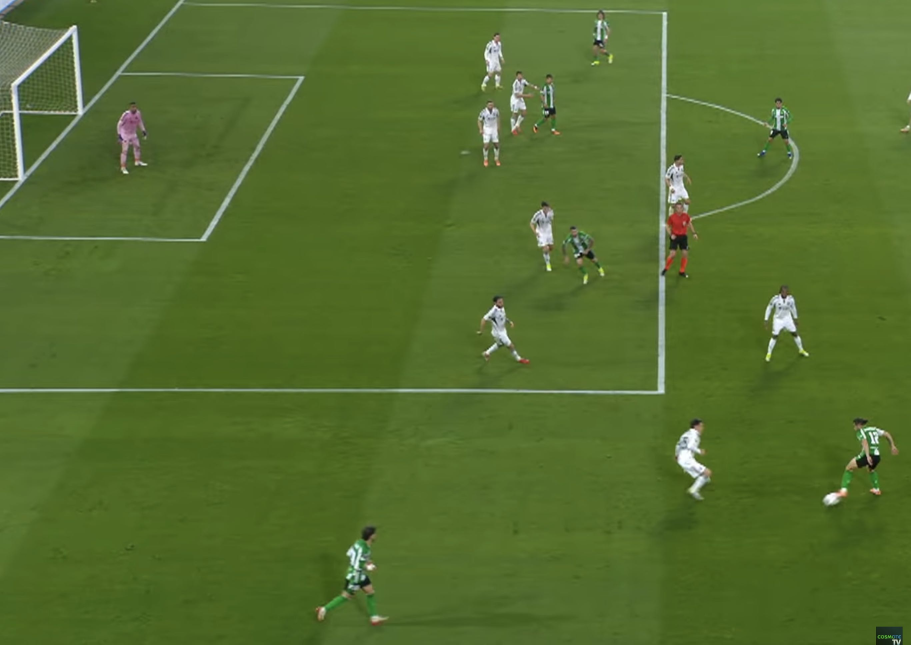
#> input picture cases/03_real_betis_vs_panathinaikos_2025/Input/frame_5.jpg, 2732 x 1934 px (shown at 1/3 size)
$ python main.py
#> lines starting #> are read from the running program, lines starting #| are printed output that depends on the picture; after the words box and inside, x2 and y2 are one past the last pixel; in counts of white or black regions, pixels touching at a corner belong together
#> in main_pipeline, original_img is the input picture: shape (1934, 2732, 3); mean B, G, R 46.3, 109.2, 84.7
import cv2
import numpy as np
import math
from ultralytics import YOLO

# [11 lines left out: function draw_triangle, not called in this run]


class PitchLineDetector:
    def __init__(self):
        self.lower_green = np.array([30, 40, 40])
        self.upper_green = np.array([85, 255, 255])
        self.lower_white = np.array([0, 0, 160])
        self.upper_white = np.array([180, 80, 255])

    def process(self, img):
        processed_img = img.copy()
        img_height, img_width = img.shape[:2]

        # 1. FIELD MASK
        hsv = cv2.cvtColor(img, cv2.COLOR_BGR2HSV)
#> hsv: shape (1934, 2732, 3); mean H, S, V 42.5, 151, 109.5
        green_mask = cv2.inRange(hsv, self.lower_green, self.upper_green)
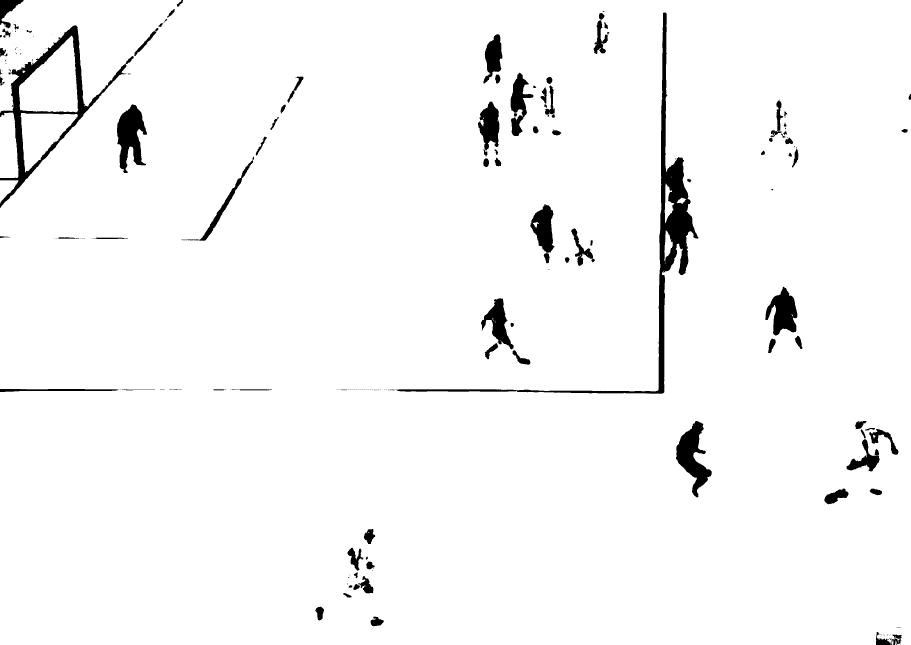
#> green_mask: shape (1934, 2732) (shown at 1/3 size); 96.9% white; 292 black regions (189 under 20 px), largest, box (x1, y1, x2, y2) and area: (1186, 37, 2095, 1181) 38591, (0, 76, 401, 624) 23747, (2028, 1263, 2135, 1492) 10666
        green_mask = cv2.dilate(green_mask, np.ones((5, 5), np.uint8))
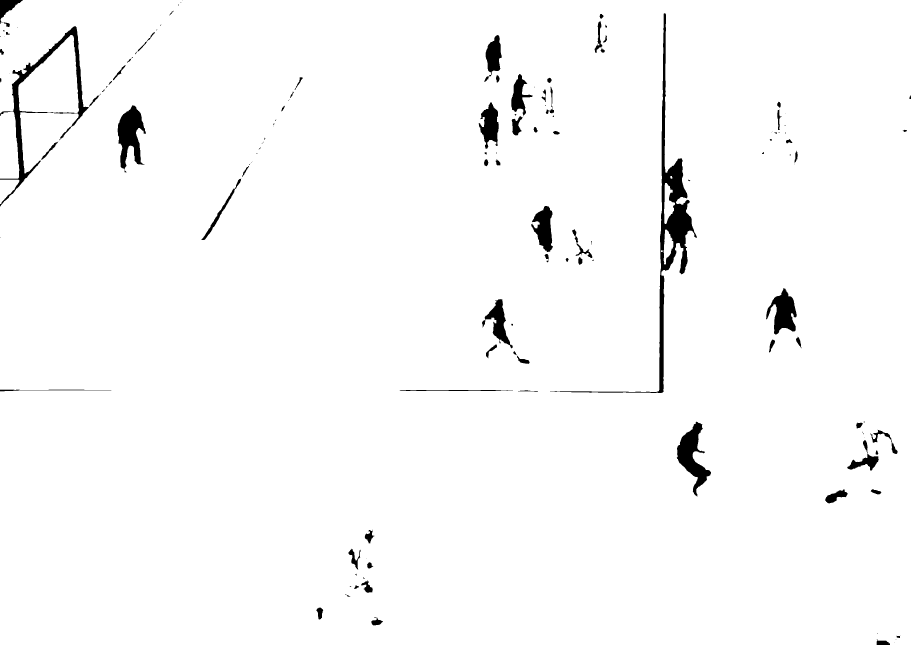
#> green_mask: shape (1934, 2732) (shown at 1/3 size); 97.9% white; 134 black regions (54 under 20 px), largest, box (x1, y1, x2, y2) and area: (1650, 40, 2091, 1179) 26813, (0, 79, 302, 620) 14432, (2030, 1265, 2133, 1490) 8968

        # 2. WHITE DETECTION
        mask_white = cv2.inRange(hsv, self.lower_white, self.upper_white)
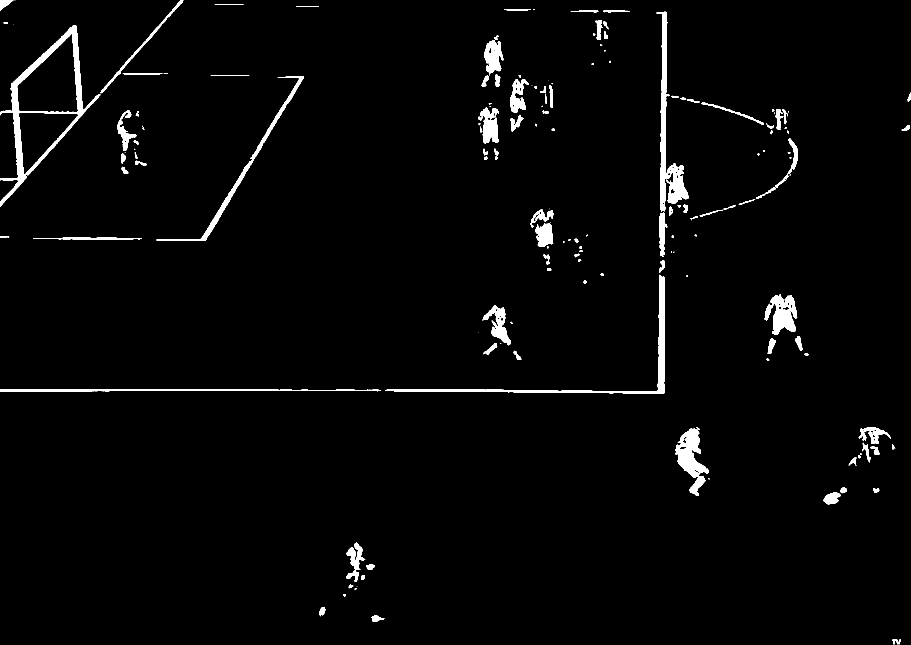
#> mask_white: shape (1934, 2732) (shown at 1/3 size); 2.3% white; 171 white regions (42 under 20 px), largest, box (x1, y1, x2, y2) and area: (0, 76, 301, 620) 18139, (1969, 35, 2066, 636) 12947, (1155, 824, 1995, 1182) 11291
        final_mask = cv2.bitwise_and(mask_white, mask_white, mask=green_mask)
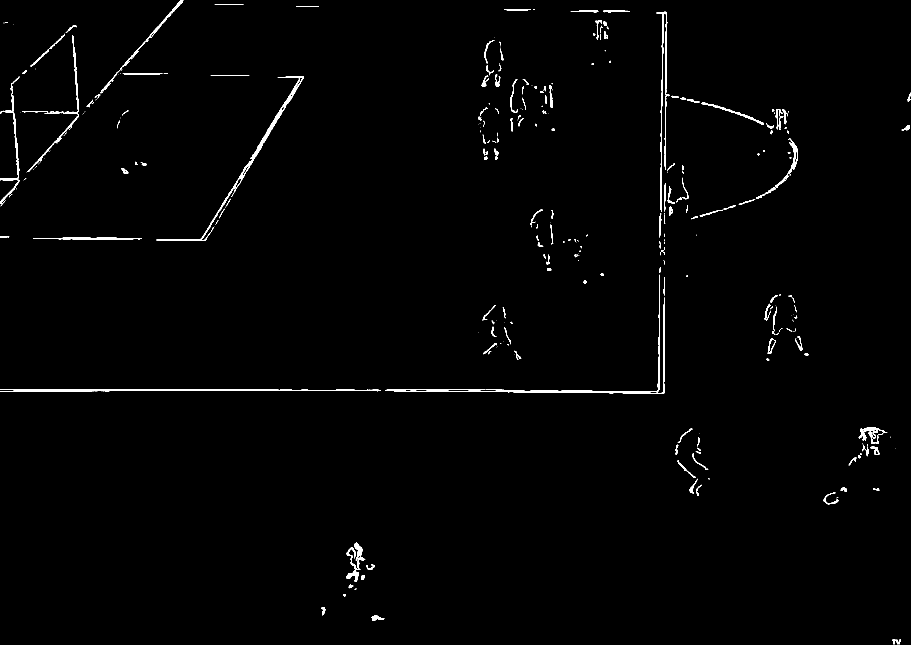
#> final_mask: shape (1934, 2732) (shown at 1/3 size); 0.92% white; 329 white regions (134 under 20 px), largest, box (x1, y1, x2, y2) and area: (1155, 824, 1994, 1182) 4963, (469, 229, 912, 723) 4825, (0, 1167, 1142, 1176) 3762
        blurred_mask = cv2.GaussianBlur(final_mask, (3, 3), 0)
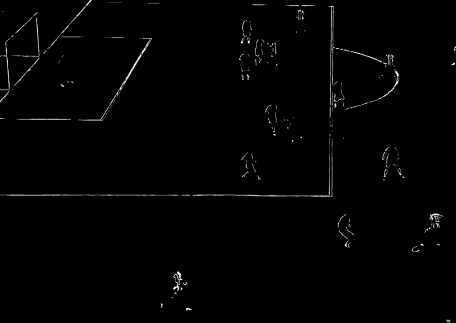
#> blurred_mask: shape (1934, 2732) (shown at 1/6 size); min 0, max 255, mean 2.3

        # 3. HOUGH TRANSFORM
        edges = cv2.Canny(blurred_mask, 50, 150)
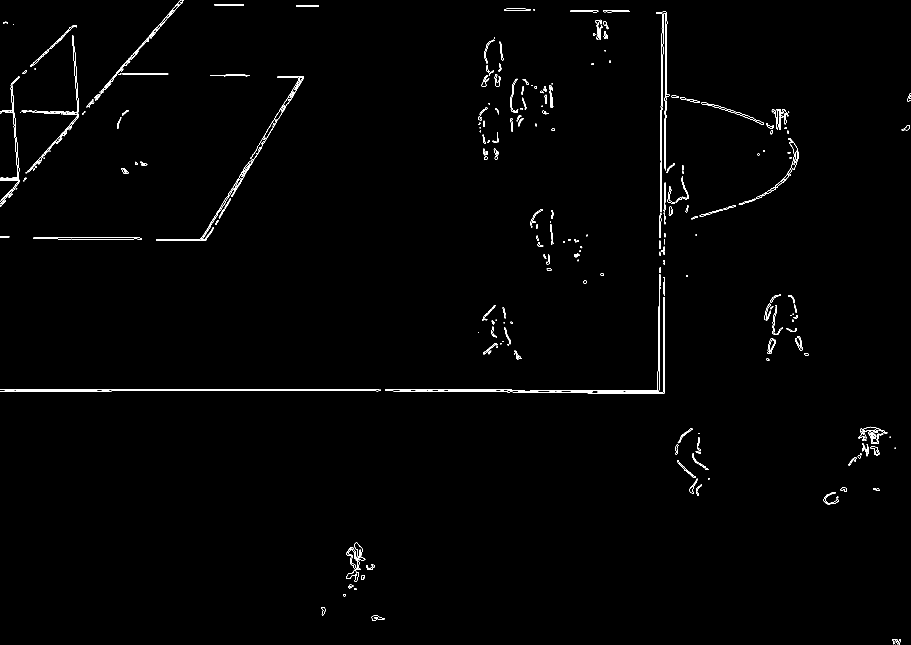
#> edges: shape (1934, 2732) (shown at 1/3 size); 0.63% white in thin lines or dots
        raw_lines = cv2.HoughLinesP(edges, 1, np.pi/180, threshold=40, minLineLength=50, maxLineGap=50)
#> raw_lines = 271 rows, first 6: [1501, 1171, 1774, 1171], [798, 1172, 1615, 1172], [360, 1168, 921, 1168], [1197, 1174, 1440, 1174], [1993, 1179, 1993, 554], [0, 1167, 405, 1167]

        clean_lines = []
        left_candidates = []
        right_candidates = []

        if raw_lines is not None:
            for line in raw_lines:
                x1, y1, x2, y2 = line[0]
                clean_lines.append([x1, y1, x2, y2])

                length = np.sqrt((x2-x1)**2 + (y2-y1)**2)
                mid_x = (x1 + x2) / 2
                angle = np.abs(np.arctan2(y2 - y1, x2 - x1) * 180 / np.pi) if x2 != x1 else 90

                if mid_x < img_width * 0.45 and 110 < angle < 160:
                    left_candidates.append({'points': (x1, y1, x2, y2), 'length': length})
                elif mid_x > img_width * 0.52 and 75 < angle < 105:
                    right_candidates.append({'points': (x1, y1, x2, y2), 'length': length})
#> this loop made 271 passes
#> (x1, y1, x2, y2, length, mid_x, angle) on passes 1 to 3: (1501, 1171, 1774, 1171, 273, 1637.5, 0), (798, 1172, 1615, 1172, 817, 1206.5, 0), (360, 1168, 921, 1168, 561, 640.5, 0)

        all_lines_matrix = np.array(clean_lines) if len(clean_lines) > 0 else np.empty((0, 4), dtype=int)

        left_line_data = self._draw_extended_line(processed_img, left_candidates, return_data=True)
        right_line_data = self._draw_extended_line(processed_img, right_candidates, return_data=True)

        return processed_img, left_line_data, right_line_data, all_lines_matrix

    def _draw_extended_line(self, img, candidates, return_data=False):
        if not candidates: return None
        best_line = max(candidates, key=lambda x: x['length'])
        bx1, by1, bx2, by2 = best_line['points']
        if bx2 == bx1:
             return {'type': 'vertical', 'x': bx1} if return_data else None
        m = (by2 - by1) / (bx2 - bx1)
        c = by1 - m * bx1
        return {'type': 'slanted', 'm': m, 'c': c} if return_data else None


class TeamDetector:
    def __init__(self, model_path='yolov8x.pt'):
        self.model = YOLO(model_path)

    # [50 lines left out: function process, not called in this run]


class OffsideLineDrawer:
    # [64 lines left out: function draw, not called in this run]


def main_pipeline(image_path, output_path, show_gui=True):
    original_img = cv2.imread(image_path)
    if original_img is None: return

    line_detector = PitchLineDetector()
    img_with_pitch, left_data, right_data, hough_matrix = line_detector.process(original_img)

    team_detector = TeamDetector()
    target_player_point = (1050, 520)
    img_with_teams, team1, team2 = team_detector.process(img_with_pitch, target_point=target_player_point)

    # Μεταφορά του T1-2 στην Team 2
    team1_list = list(team1)
    team2_list = list(team2)

    if len(team1_list) >= 2:
        player_to_move = team1_list.pop(1)
        team2_list.append(player_to_move)

    team1 = np.array(team1_list) if len(team1_list) > 0 else np.empty((0,4))
    team2 = np.array(team2_list) if len(team2_list) > 0 else np.empty((0,4))

    offside_drawer = OffsideLineDrawer()
    final_result = offside_drawer.draw(img_with_teams, hough_matrix, team1, team2)

    tx, ty = target_player_point

    # [11 lines left out: function draw_team_box, not called in this run]

    # Σχεδιασμός ΜΟΝΟ για T1-1
    for index, box in enumerate(team1, start=1):
        if index == 1:
            draw_team_box(final_result, box, (0, 255, 0))

    # Σχεδιασμός ΜΟΝΟ για T2-10
    for index, box in enumerate(team2, start=1):
        if index == 10:
            draw_team_box(final_result, box, (0, 255, 255))

    blue_lines = []

    # FINAL STEP: Draw structural lines
    for line in hough_matrix:
        x1, y1, x2, y2 = line

        dx, dy = x2 - x1, y2 - y1
        length = np.sqrt(dx**2 + dy**2)

        if dx == 0: m = 999.0
        else: m = dy / dx

        is_long = length > 90
        is_vertical_structure = abs(m) > 1.1
        mid_x_pct = ((x1 + x2) / 2) / original_img.shape[1]

        is_goal_line = is_long and is_vertical_structure and (mid_x_pct < 0.15)
        is_box_side = is_long and is_vertical_structure and (0.65 < mid_x_pct < 0.80)

        if is_goal_line or is_box_side:
            blue_lines.append([x1, y1, x2, y2])
            line_idx = len(blue_lines)

            # Εμφάνιση ΜΟΝΟ των γραμμών 32 και 36 (ΧΩΡΙΣ ΛΕΖΑΝΤΕΣ)
            if line_idx in [32, 36]:
                cv2.line(final_result, (x1, y1), (x2, y2), (255, 0, 0), 4)

    # ---------------------------------------------------------
    # Εκτύπωση αποτελεσμάτων στην κονσόλα
    # ---------------------------------------------------------
    print("\n" + "="*40)
    print("      ΑΠΟΤΕΛΕΣΜΑΤΑ ΑΝΑΓΝΩΡΙΣΗΣ")
    print("="*40)

    print("\n--- ΜΠΛΕ ΓΡΑΜΜΕΣ ΓΗΠΕΔΟΥ ---")
    if blue_lines:
        for index, line in enumerate(blue_lines, start=1):
            visibility = "(ΟΡΑΤΗ)" if index in [32, 36] else "(ΚΡΥΦΗ)"
            print(f"Γραμμή L{index} {visibility}: {line}")
    else:
        print("Δεν βρέθηκαν μπλε γραμμές.")

    print("\n--- TEAM 1 (Πράσινα Bounding Boxes) ---")
    if len(team1) > 0:
        for index, box in enumerate(team1, start=1):
            visibility = "(ΟΡΑΤΟΣ)" if index == 1 else "(ΚΡΥΦΟΣ)"
            print(f"Παίκτης T1-{index} {visibility}: Συντεταγμένες = {list(map(int, box))}")
    else:
        print("Δεν βρέθηκαν παίκτες για την Team 1.")

    print("\n--- TEAM 2 (Κίτρινα Bounding Boxes) ---")
    if len(team2) > 0:
        for index, box in enumerate(team2, start=1):
            visibility = "(ΟΡΑΤΟΣ)" if index == 10 else "(ΚΡΥΦΟΣ)"
            print(f"Παίκτης T2-{index} {visibility}: Συντεταγμένες = {list(map(int, box))}")
    else:
        print("Δεν βρέθηκαν παίκτες για την Team 2.")
    print("="*40 + "\n")

    # Display and Save
    import os
    os.makedirs(os.path.dirname(os.path.abspath(output_path)), exist_ok=True)
    cv2.imwrite(output_path, final_result)
    print(f"[+] Saved perspective result to: {output_path}")

    if show_gui:
        try:
            scale = 0.45
            dim = (int(final_result.shape[1] * scale), int(final_result.shape[0] * scale))
            cv2.imshow("Final Result: Perspective Offside", cv2.resize(final_result, dim))
            cv2.waitKey(0)
            cv2.destroyAllWindows()
        except cv2.error:
            pass

if __name__ == "__main__":
    import argparse
    from pathlib import Path

    base_dir = Path(__file__).resolve().parent
    parser = argparse.ArgumentParser(description="Soccer Offside Detection - Real Betis vs Panathinaikos (2025)")
    parser.add_argument("--input", type=str, default=str(base_dir / "Input" / "frame_5.jpg"), help="Input image path")
    parser.add_argument("--output", type=str, default=str(base_dir / "Output" / "final_result_perspective_3.jpg"), help="Output image path")
    parser.add_argument("--no-gui", action="store_true", help="Run headless without cv2.imshow")
    args = parser.parse_args()

    main_pipeline(args.input, args.output, show_gui=not args.no_gui)
#> (the call stopped at in __init__, `self.model = YOLO(model_path)`: ultralytics is not available in this run)
